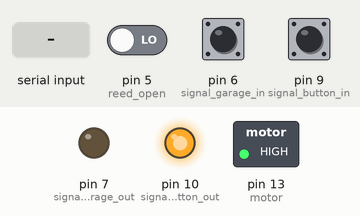
This sketch was run on a simulated Arduino Uno, built with avr-gcc and run on an emulated ATmega328P. Parts: switched loads named in the sketch (green lamp = pin HIGH), output pins drawn as LEDs (lit = HIGH). Dashed ring = blinking. The test bench sets the inputs (shaded band); at power-on: pin 5 (reed_open) LOW, pin 6 (signal_garage_in) HIGH, pin 9 (signal_button_in) HIGH. What the sketch prints to the serial monitor is not drawn.

Above: at 1.2 s.
1.3 s: "f" received over Serial
6.4 s: pin 5 (reed_open) driven HIGH
At 8.8 s:
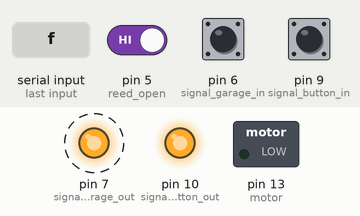
11.9 s: pin 5 (reed_open) driven LOW
At 15.0 s:
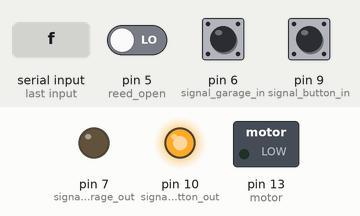
Timing chart, 0 to 16.5 s (numbered marks = the images above; inputs shaded):
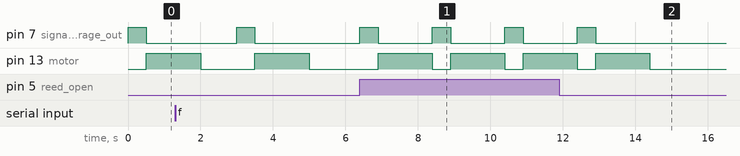

Measured:
- after the input at 6.4 s, pin 7 (signal_garage_out): alternates HIGH for 0.50 s and LOW for 1.5 s, starting at once; pin 13 (motor): alternates HIGH for 1.5 s and LOW for 0.50 s, starting after 0.50 s
- after the input at 11.9 s, pin 7 (signal_garage_out): goes on until 12.9 s, then stays LOW; pin 13 (motor): goes on until 14.4 s, then stays LOW

The sketch:

controller_operation_main.ino
```cpp
/*
CSE 5408 Senior Project
Garage Door Controller
Created by Ricardo Torres, Cameron Wood, Pablo Fernando
This Application is to be used with:
Ardiuno Uno, ESP-01, Reed switch, and Garage Door Opener.
The function of this file is to have the Ardiuno Uno
controller the functionalty of the Garage Door opener.
With the Aid of ESP01 the controller will interact with
a home network to beable to use a phone to open or close the garage.
*/

//button signal from garage door opener
const int signal_button_in = 9;
const int signal_button_out = 10;
//signals for garage opener
const int signal_garage_in = 6;
const int signal_garage_out= 7;
//reed switch pins
const int reed_closed = 3;
const int reed_half = 4;
const int reed_open = 5;
//chars used for incoming commands from Phone Application
char temp[50];
char compare;
//prototyping
//Green LED will represent motor of garage when lit motor on
const int motor = 13;
///////////////////////////////////////////////////////////////////////////
///////////////////////////////////////////////////////////////////////////
void setup()
{
  // put your setup code here, to run once:
  // set baudrate
  Serial.begin(115200);
  // set button source
  pinMode(signal_button_in, INPUT); //set input to read when button is pushed
  pinMode(signal_button_out, OUTPUT); //set as output
  digitalWrite(signal_button_out, HIGH); //send power to button
  //set garage source
  pinMode(signal_garage_in, INPUT); //set input to read garage signal
  pinMode(signal_garage_out, OUTPUT); //set as output to control opener
  //reed pin assignment
  pinMode(reed_open, INPUT); //set input to read reed signal
  pinMode(reed_half, INPUT); //set input to read reed signal
  pinMode(reed_closed, INPUT); //set input to read reed signal

  //comment out when not on bread board
  pinMode(motor, OUTPUT);
  digitalWrite(motor, LOW);
}

//////////////////////////////////////////////////////////////
void loop()
{
  // put your main code here, to run repeatedly:
  int val_x = 0;
  int val_y = 0;

do
{
 String incoming;
 val_x = digitalRead(signal_button_in);
 val_y = digitalRead(signal_garage_in);

 //reading phone commands to string incoming
  unsigned int length_incoming;

  if (Serial.available() > 0)
  {
    // read the incoming byte:
    incoming = Serial.readString();
    incoming.toCharArray(temp,50);
    length_incoming = incoming.length();
  }

  Serial.println("This is direction: ");
  Serial.println(incoming);
  compare = temp[0];
  Serial.println(compare);
  door_operation(compare);
//  delay(1500);
  incoming;
  compare;
  temp;
}while( val_x == LOW || val_y == LOW);
Serial.println("broke loop");
power_garage();

}

/////////////////////////////////////////////////////////////
/////////////////////////////////////////////////////////////
/////////////////////////////////////////////////////////////
//calling operation
/*Based on characters received from phone statement will call door
 * operation. This operation uses a case statement to determine
 * function.
*/
void door_operation(char letter)
{
  switch (letter)
  {
    case 'f':
    {
      full_open_door();
      break;
    }
    case 'h':
    {
      half_open_door();
      break;
    }
    case 'c':
    {
      close_door();
      break;
    }
  }
}
//////////////////////////////////////////////////////////////
//door operation
/*Operations will include full_open, half_open, and close.
 * These functions will implenment message functions and
 * and power_garage. Which will open or close the garage accordingly.
*/
void full_open_door()
{
  int x = 0;
  opening_message();
  power_garage();
  do {
    x = digitalRead(reed_open);
  }while(x == LOW);
   open_message();


}

void half_open_door()
{
  int x=0;
  opening_message();
  power_garage();
   do {
    x = digitalRead(reed_half);
  }while(x == LOW);
  power_garage();
   half_message();
}

void close_door()
{
  int x = 0;
  closing_message();
  power_garage();
    do {
    x = digitalRead(reed_closed);
  }while(x == LOW);
  close_message();
}
////////////////////////////////////////////////////////////
//messages
/*Next two functions are messages to serial to give indications
 * what is happening open and close.
*/
void open_message()
{
  Serial.println("open door");

}
void opening_message()
{
  Serial.println("Door Opening");

}

void close_message()
{
  Serial.println("close door");
}
void closing_message()
{
  Serial.println("Door Closing");
}

void half_message()
{
  Serial.println("Door Half Open");
}

////////////////////////////////////////////////////////////
//operations
/*Functions include:
 * power_garage() will send a power signal to the opener.
 * signal HIGH for 1 second than return LOW.
 *
*/
void power_garage()
{
  digitalWrite(signal_garage_out, HIGH);
  delay(500);
  digitalWrite(signal_garage_out, LOW);
  //comment out aftwer proto
  digitalWrite(motor,HIGH);
  delay(1500);
  digitalWrite(motor,LOW);
}

/////////////////////////////////////////////////////////////
//reed signal check
/*This section of functions will check the status/position of
 * garage door.
*/

void reed_check()
{

  if ( reed_closed == HIGH)
  {
    close_message();
  }
   else if (reed_half == HIGH)
   {
     half_message();
   }
  else if (reed_open == HIGH)
  {
    open_message();
  }
}
```
